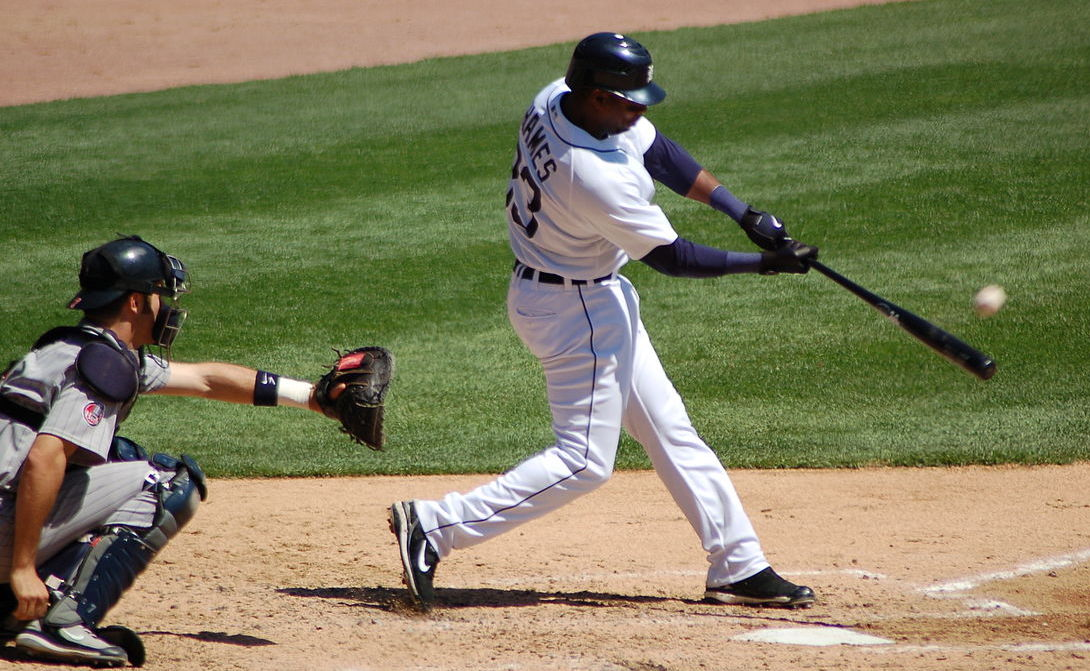
#> input picture baseball.jpg, 1090 x 671 px
$ jupyter execute --allow-errors 'Image Translation.ipynb'
#> lines starting #> are read from the running program, lines starting #| are printed output that depends on the picture
# Ex. No: 04
## Record-Image Transformations

## Name : HARISH S
## Reg. No : 212224240052

[cell 1]
# Import
import cv2
import numpy as np
import matplotlib.pyplot as plt

# **Image Translation**

[cell 2]
# Read the image using OpenCV
img = cv2.imread("baseball.jpg")
#> img is the input picture: shape (671, 1090, 3); mean B, G, R 92.2, 124.4, 126.7

[cell 3]
# Display the image using Matplotlib
plt.imshow(img[:,:,::-1])
plt.title("Original Image")
plt.axis("off")

[cell 4]
# Translation
M = np.float32([[1, 0, 50],
                [0, 1, 80]])
translated = cv2.warpAffine(img, M, (636,438))

# Display original and translated images
plt.figure(figsize=(10,5))

plt.subplot(1,2,1)
plt.imshow(img[:,:,::-1])
plt.title("Original Image")
plt.axis("off")

plt.subplot(1,2,2)
plt.imshow(translated[:,:,::-1])
plt.title("Translated Image")
plt.axis("off")

plt.show()

# **Image Scaling**

[cell 5]
# Scale the image
small_img = cv2.resize(img, None, fx=5, fy=2)

[cell 6]
large_img = cv2.resize(img, None, fx=10, fy=50)

[cell 7]
# Display images
plt.figure(figsize=(18,6))

plt.subplot(1,3,1)
plt.imshow(img[:,:,::-1])
plt.title("Original Image")
plt.axis("off")

plt.subplot(1,3,2)
plt.imshow(small_img[:,:,::-1])
plt.title("Downscaled Image")
plt.axis("off")

plt.subplot(1,3,3)
#> (the rest of this cell did not finish here and is left out)

[cell 8]
print("Original Shape :", img.shape)
#| Original Shape : (671, 1090, 3)
print("Downscaled Shape :", small_img.shape)
#| Downscaled Shape : (1342, 5450, 3)
print("Upscaled Shape :", large_img.shape)
#| Upscaled Shape : (33550, 10900, 3)

# **Image Shearing**

[cell 9]
# Get image height and width
h, w = img.shape[:2]
#> h = 671; w = 1090

[cell 10]
# Horizontal shearing matrix
M1 = np.float32([[1, 0.5, 0],
                 [0, 1, 0]])

# Vertical shearing matrix
M2 = np.float32([[1, 0, 0],
                 [0.5, 1, 0]])

[cell 11]
# Apply shearing
h_shear = cv2.warpAffine(img, M1, (w, h))
v_shear = cv2.warpAffine(img, M2, (w, h))
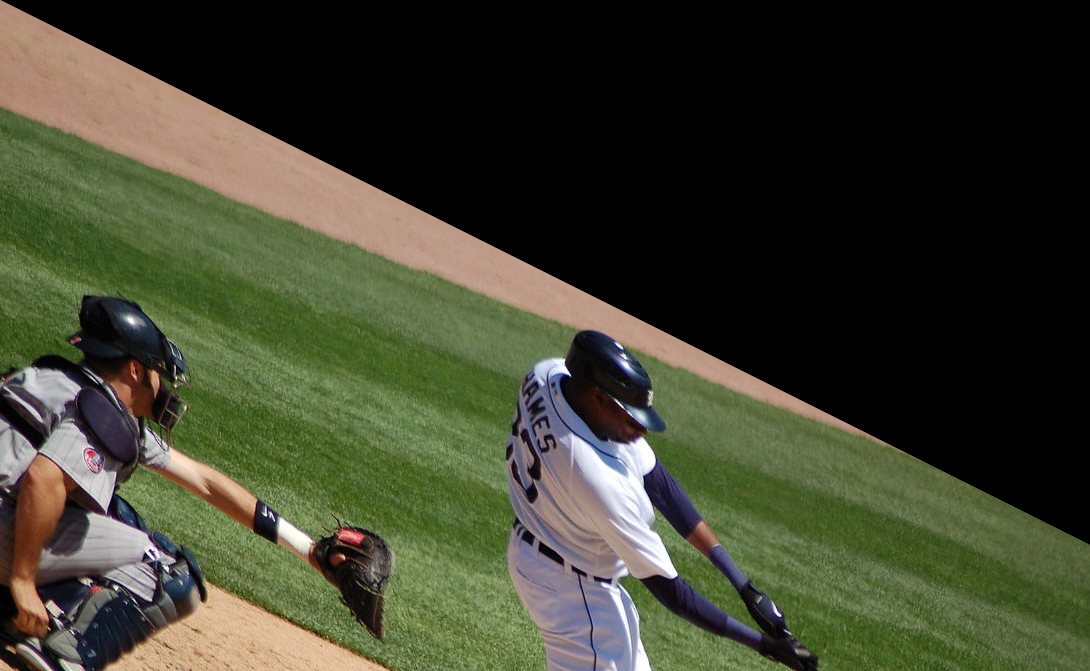
#> v_shear: shape (671, 1090, 3); mean B, G, R 46.6, 65.5, 62.8

[cell 12]
# Display images
plt.figure(figsize=(15,5))

plt.subplot(1,3,1)
plt.imshow(img[:,:,::-1])
plt.title("Original Image")
plt.axis("off")

plt.subplot(1,3,2)
plt.imshow(h_shear[:,:,::-1])
plt.title("Horizontal Shear")
plt.axis("off")

plt.subplot(1,3,3)
plt.imshow(v_shear[:,:,::-1])
plt.title("Vertical Shear")
plt.axis("off")

plt.show()

# **Image Reflection**

[cell 13]
# Horizontal reflection
h_flip = cv2.flip(img, 1)
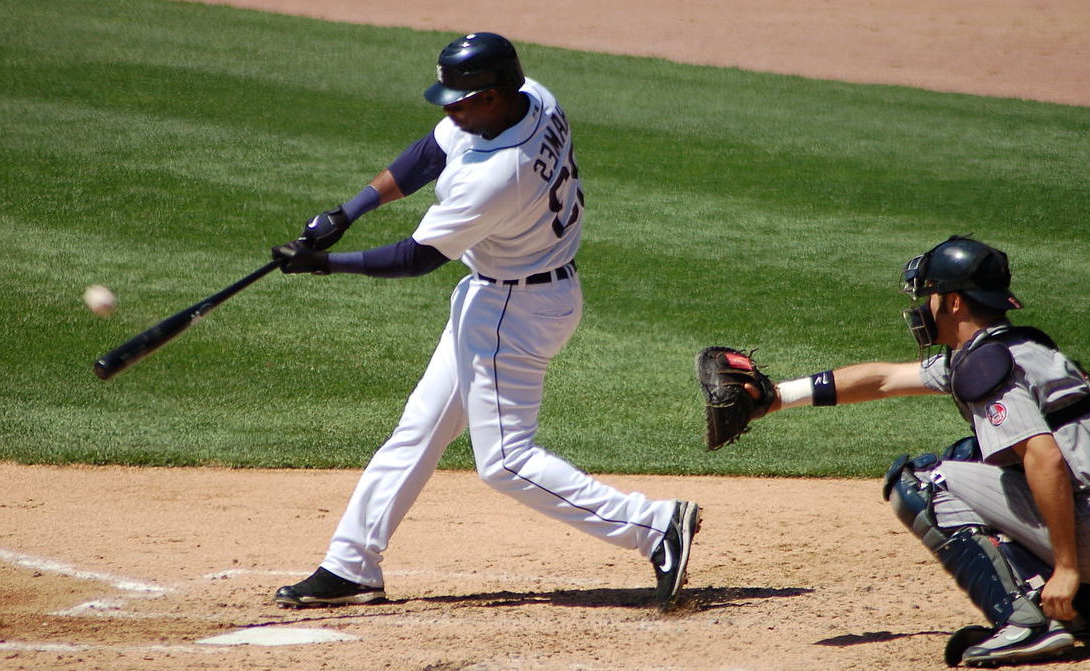
#> h_flip: shape (671, 1090, 3); mean B, G, R 92.2, 124.4, 126.7

# Vertical reflection
v_flip = cv2.flip(img, 0)
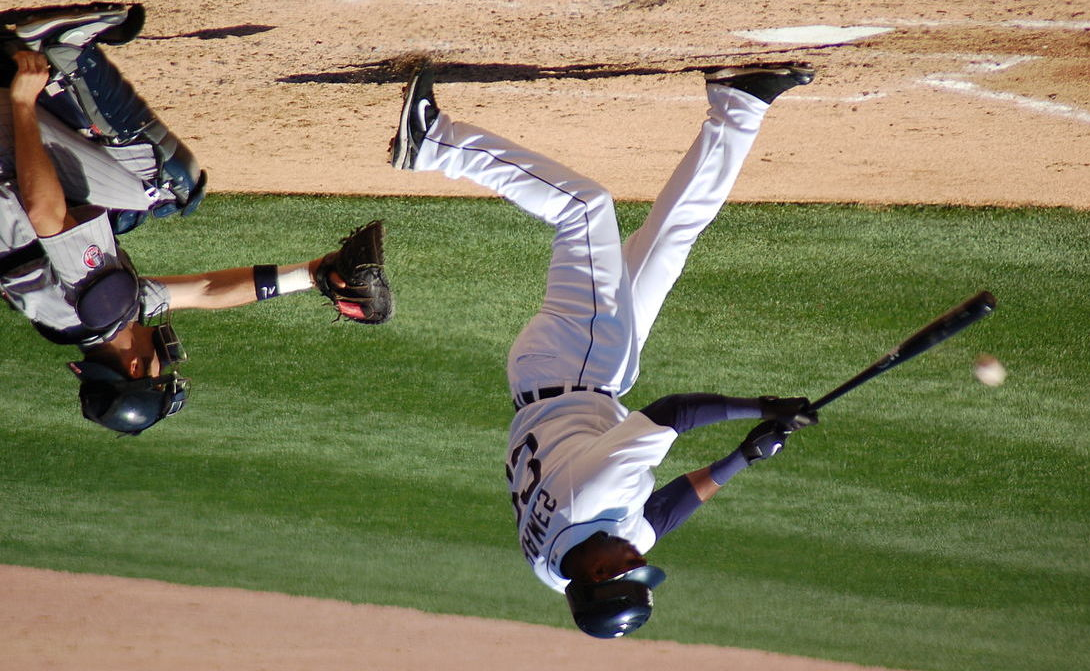
#> v_flip: shape (671, 1090, 3); mean B, G, R 92.2, 124.4, 126.7

# Both-axis reflection
hv_flip = cv2.flip(img, -1)
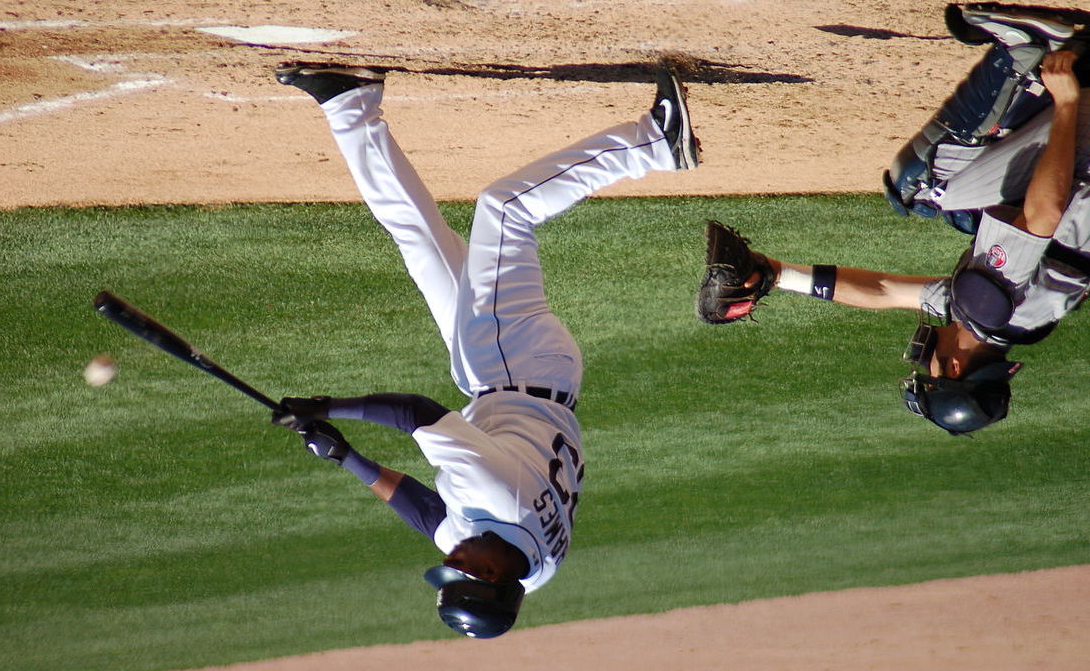
#> hv_flip: shape (671, 1090, 3); mean B, G, R 92.2, 124.4, 126.7

[cell 14]
# Display images
plt.figure(figsize=(10,10))

plt.subplot(2,2,1)
plt.imshow(img[:,:,::-1])
plt.title("Original Image")
plt.axis("off")

plt.subplot(2,2,2)
plt.imshow(h_flip[:,:,::-1])
plt.title("Horizontal Reflection")
plt.axis("off")

plt.subplot(2,2,3)
plt.imshow(v_flip[:,:,::-1])
plt.title("Vertical Reflection")
plt.axis("off")

plt.subplot(2,2,4)
plt.imshow(hv_flip[:,:,::-1])
plt.title("Both-axis Reflection")
plt.axis("off")

plt.show()

# **Image Rotation**

[cell 15]
# Get image height and width
h, w = img.shape[:2]

[cell 16]
# Find center of image
center = (w//2, h//2)
#> center = (545, 335)

[cell 17]
# Rotation matrix for 45 degree
M1 = cv2.getRotationMatrix2D(center, 45, 1)

[cell 18]
# Rotation matrix for 90 degree
M2 = cv2.getRotationMatrix2D(center, 90, 1)

[cell 19]
# Rotate images
rotated_45 = cv2.warpAffine(img, M1, (w, h))
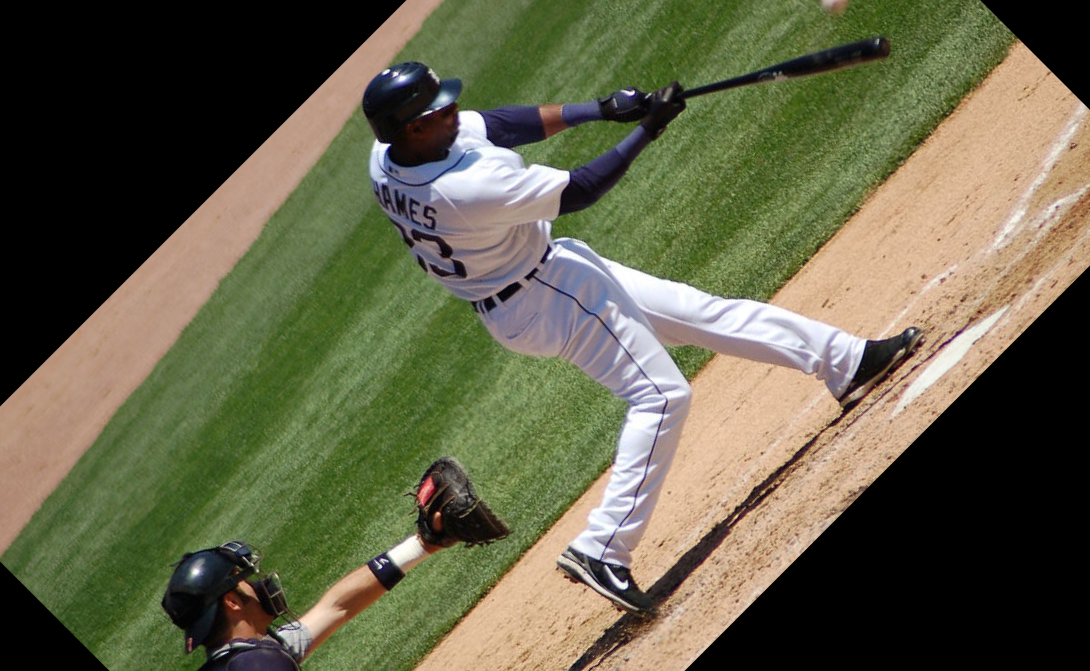
#> rotated_45: shape (671, 1090, 3); mean B, G, R 73, 97.5, 99
rotated_90 = cv2.warpAffine(img, M2, (w, h))
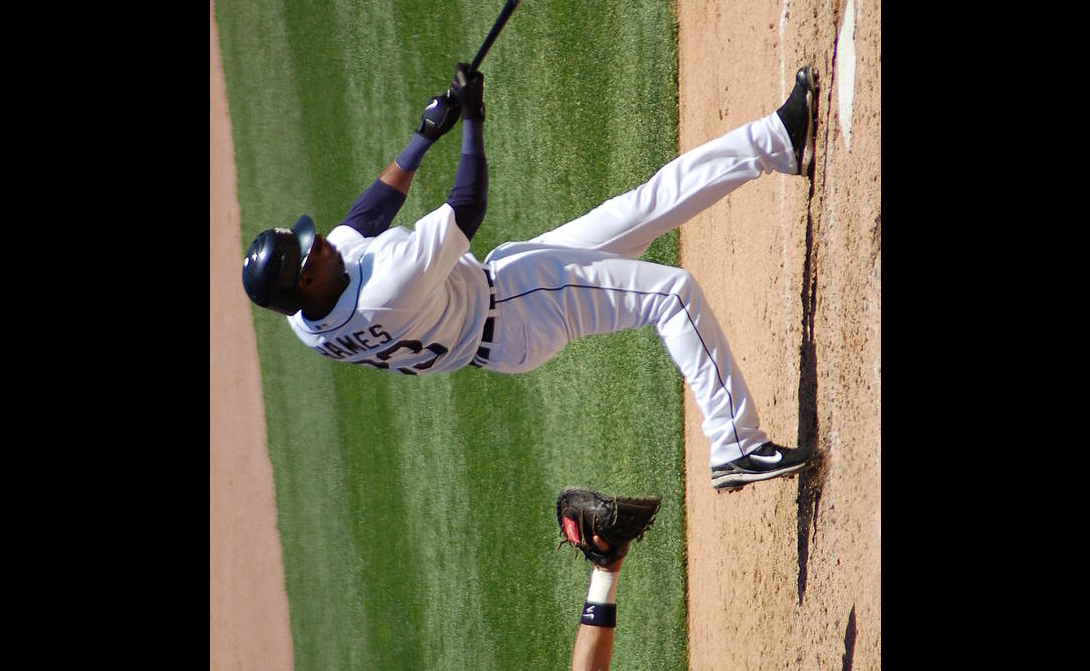
#> rotated_90: shape (671, 1090, 3); mean B, G, R 62.2, 81.4, 82.9

[cell 20]
# Display images
plt.figure(figsize=(15,5))

plt.subplot(1,3,1)
plt.imshow(img[:,:,::-1])
plt.title("Original Image")
plt.axis("off")

plt.subplot(1,3,2)
plt.imshow(rotated_45[:,:,::-1])
plt.title("45° Rotated Image")
plt.axis("off")

plt.subplot(1,3,3)
plt.imshow(rotated_90[:,:,::-1])
plt.title("90° Rotated Image")
plt.axis("off")

plt.show()
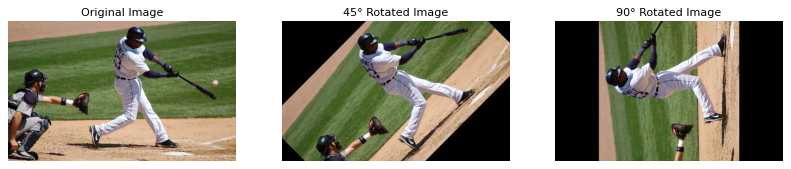
#> figure drawn by matplotlib, 3 panels
